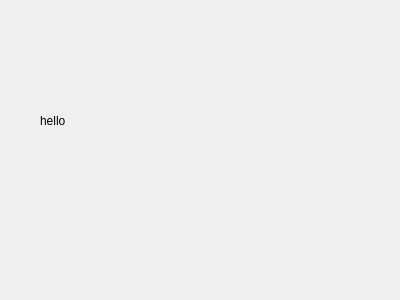
<?xml version="1.0" encoding="UTF-8"?>
<ui version="4.0">
 <class>Dialog</class>
 <widget class="QDialog" name="Dialog">
  <property name="geometry">
   <rect>
    <x>0</x>
    <y>0</y>
    <width>400</width>
    <height>300</height>
   </rect>
  </property>
  <property name="windowTitle">
   <string>Dialog</string>
  </property>
  <widget class="QLabel" name="label">
   <property name="geometry">
    <rect>
     <x>40</x>
     <y>90</y>
     <width>301</width>
     <height>61</height>
    </rect>
   </property>
   <property name="text">
    <string>hello</string>
   </property>
  </widget>
 </widget>
 <resources/>
 <connections/>
</ui>
